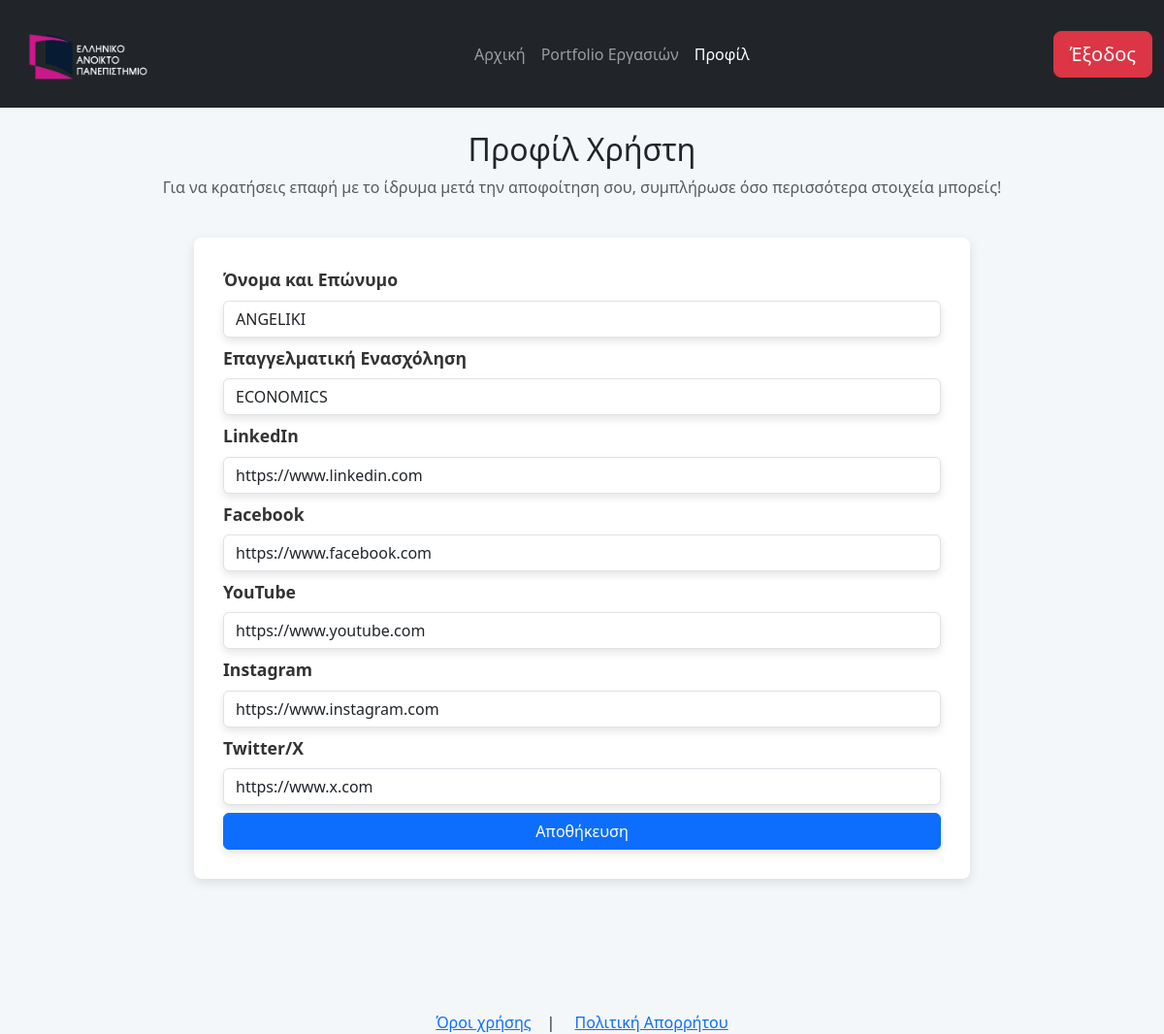
The app's page /profile.php (signed in) with its own data.
### tables this page shows
CREATE TABLE `user_profile` (
  `user_id` int(11) NOT NULL,
  `full_name` varchar(100) NOT NULL,
  `occupation` varchar(255) DEFAULT NULL,
  `linkedin` varchar(255) DEFAULT NULL,
  `facebook` varchar(255) DEFAULT NULL,
  `youtube` varchar(255) DEFAULT NULL,
  `instagram` varchar(255) DEFAULT NULL,
  `twitter` varchar(255) DEFAULT NULL
);

### profile.php (the view, shortened to what this page needs)
<!DOCTYPE html>
<html lang="el">
<head>
    <link href="https://cdn.jsdelivr.net/npm/bootstrap@5.3.0-alpha3/dist/css/bootstrap.min.css" rel="stylesheet">
    <link rel="stylesheet" href="style.css">
</head>
<body>
    <header class="navbar navbar-expand-lg navbar-dark bg-dark">
    <?php
        include('config.php');
        $user_id = $_SESSION['user_id'];
        $query = "SELECT full_name, occupation, linkedin, facebook, youtube, instagram, twitter FROM user_profile WHERE user_id = '$user_id'";
        $result = mysqli_query($conn, $query);
        $userProfile = mysqli_fetch_assoc($result);
        ?>
        <div class="container-fluid">
            <a class="navbar-brand" href="index.php">
                <img src="img/logo.png" alt="logo" class="logo">
            </a>
            <div class="collapse navbar-collapse" id="navbarSupportedContent">
                <ul class="navbar-nav mx-auto">
                    <li class="nav-item active">
                        <a class="nav-link" href="index.php">Αρχική</a>
                    </li>
                    <li class="nav-item">
                        <a class="nav-link" href="portfolio.php">Portfolio Εργασιών</a>
                    </li>
                    <li class="nav-item">
                        <a class="nav-link" href="profile.php">Προφίλ</a>
                    </li>
                </ul>
                <?php if (isset($_SESSION['user_id'])) {
                    echo '<button type="button" class="btn btn-danger btn-lg"><a href="logout.php"
						class="nav-link">Έξοδος</a></button>';
                } else {
                    echo '<button type="button" class="btn btn-primary btn-lg"><a href="login.html"
						class="nav-link">Είσοδος</a></button>';
                }
                ?>
            </div>
        </div>
    </header>
    <div class="container main-profil my-4">
        <h2 class="text-center mb-2">Προφίλ Χρήστη</h2>
        <p class="text-center text-muted mb-4">Για να κρατήσεις επαφή με το ίδρυμα μετά την αποφοίτηση σου, συμπλήρωσε
            όσο περισσότερα στοιχεία μπορείς!</p>
        <div class="profile-form">
            <form action="profile_update.php" method="post">
                <div class="mb-2">
                    <b><label for="fullName" class="form-label">Όνομα και Επώνυμο</label></b>
                    <input type="text" class="form-control" id="fullName" name="fullName"
                    <?php if(!empty($userProfile['full_name'])) { ?>
                        value="<?php echo $userProfile['full_name']; ?>"
                    <?php } else { ?>
                        placeholder="Πληκτρολόγησε το όνομα και το επώνυμό σου"
                    <?php } ?>>
                </div>
                <div class="mb-2">
                    <b><label for="occupation" class="form-label">Επαγγελματική Ενασχόληση</label></b>
                    <input type="text" class="form-control" id="occupation" name="occupation"
                    <?php if(!empty($userProfile['occupation'])) { ?>
                        value="<?php echo $userProfile['occupation']; ?>"
                    <?php } else { ?>
                        placeholder="Συμπλήρωσε την επαγγελματική σου ενασχόληση"
                    <?php } ?>>
                </div>
                <div class="mb-2">
                    <b><label for="linkedin" class="form-label">LinkedIn</label></b>
                    <input type="url" class="form-control" id="linkedin" name="linkedin"
                    <?php if(!empty($userProfile['linkedin'])) { ?>
                        value="<?php echo $userProfile['linkedin']; ?>"
                    <?php } else { ?>
                        placeholder="URL για τον λογαριασμό σου στο LinkedIn"
                    <?php } ?>>
                </div>
                <div class="mb-2">
                    <b><label for="facebook" class="form-label">Facebook</label></b>
                    <input type="url" class="form-control" id="facebook" name="facebook"
                    <?php if(!empty($userProfile['facebook'])) { ?>
                        value="<?php echo $userProfile['facebook']; ?>"
                    <?php } else { ?>
                        placeholder="URL για τον λογαριασμό σου στο Facebook"
                    <?php } ?>>
                </div>
                <div class="mb-2">
                    <b><label for="youtube" class="form-label">YouTube</label></b>
                    <input type="url" class="form-control" id="youtube" name="youtube"
                    <?php if(!empty($userProfile['youtube'])) { ?>
                        value="<?php echo $userProfile['youtube']; ?>"
                    <?php } else { ?>
                        placeholder="URL για τον λογαριασμό σου στο YouTube"
                    <?php } ?>>
                </div>
                <div class="mb-2">
                    <b><label for="instagram" class="form-label">Instagram</label></b>
                    <input type="url" class="form-control" id="instagram" name="instagram"
                    <?php if(!empty($userProfile['instagram'])) { ?>
                        value="<?php echo $userProfile['instagram']; ?>"
                    <?php } else { ?>
                        placeholder="URL για τον λογαριασμό σου στο instagram"
                    <?php } ?>>
                </div>
                <div class="mb-2">
                    <b><label for="twitter" class="form-label">Twitter/X</label></b>
                    <input type="url" class="form-control" id="twitter" name="twitter"
                    <?php if(!empty($userProfile['twitter'])) { ?>
                        value="<?php echo $userProfile['twitter']; ?>"
                    <?php } else { ?>
                        placeholder="URL για τον λογαριασμό σου στο Twitter/X"
                    <?php } ?>>
                </div>
                <div class="text-left">
                    <button type="submit" class="btn btn-primary px-4">Αποθήκευση</button>
                </div>
            </form>
        </div>
    </div>
    <br>
    <br>
    <br>
    <br>
    <footer class="footer">
        <div class="container text-center">
            <a href="pdf/terms.pdf" target="_blank">Όροι χρήσης</a>&emsp;|&emsp;
            <a href="pdf/privacy.pdf" target="_blank">Πολιτική Απορρήτου</a>
        </div>
    </footer>
</body>
</html>

### style.css (style rules this page uses)
body { font-family: 'Segoe UI', Tahoma, Geneva, Verdana, sans-serif; background-color: #f4f7fa; margin: 0; padding: 0; }
.logo { height: 80px; margin-left: 5px; margin-top: 5px; }
form { background-color: #ffffff; border-radius: 8px; box-shadow: 0 4px 12px rgba(0, 0, 0, 0.1); padding: 30px; max-width: 800px; margin: 40px auto; }
form label { font-size: 1.1rem; font-weight: 600; color: #333; margin-bottom: 10px; display: inline-block; }
form input, form select, form button { width: 100%; padding: 12px 15px; font-size: 1rem; border-radius: 8px; border: 1px solid #ddd; background-color: #f9f9f9; transition: all 0.3s ease; box-shadow: 0 4px 8px rgba(0, 0, 0, 0.1); }
form button { cursor: pointer; font-weight: 600; border: none; transition: background-color 0.3s ease, transform 0.2s ease; }

### records on screen
user_profile: fullName "ANGELIKI", occupation "ECONOMICS", linkedin "https://www.linkedin.com", facebook "https://www.facebook.com", youtube "https://www.youtube.com", instagram "https://www.instagram.com", twitter "https://www.x.com"
